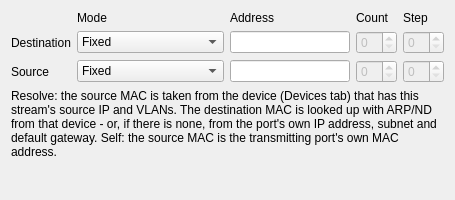
<?xml version="1.0" encoding="UTF-8"?>
<ui version="4.0">
 <class>mac</class>
 <widget class="QWidget" name="mac">
  <property name="geometry">
   <rect>
    <x>0</x>
    <y>0</y>
    <width>400</width>
    <height>200</height>
   </rect>
  </property>
  <property name="windowTitle">
   <string>Form</string>
  </property>
  <layout class="QGridLayout">
   <item row="0" column="1">
    <widget class="QLabel" name="label_2">
     <property name="text">
      <string>Mode</string>
     </property>
    </widget>
   </item>
   <item row="0" column="2">
    <widget class="QLabel" name="label_6">
     <property name="text">
      <string>Address</string>
     </property>
    </widget>
   </item>
   <item row="0" column="3">
    <widget class="QLabel" name="label_4">
     <property name="text">
      <string>Count</string>
     </property>
    </widget>
   </item>
   <item row="0" column="4">
    <widget class="QLabel" name="label_5">
     <property name="text">
      <string>Step</string>
     </property>
    </widget>
   </item>
   <item row="1" column="0">
    <widget class="QLabel" name="label">
     <property name="text">
      <string>Destination</string>
     </property>
    </widget>
   </item>
   <item row="1" column="1">
    <widget class="QComboBox" name="cmbDstMacMode">
     <item>
      <property name="text">
       <string>Fixed</string>
      </property>
     </item>
     <item>
      <property name="text">
       <string>Increment</string>
      </property>
     </item>
     <item>
      <property name="text">
       <string>Decrement</string>
      </property>
     </item>
     <item>
      <property name="text">
       <string>Resolve</string>
      </property>
     </item>
    </widget>
   </item>
   <item row="1" column="2">
    <widget class="MacEdit" name="leDstMac">
     <property name="minimumSize">
      <size>
       <width>120</width>
       <height>0</height>
      </size>
     </property>
    </widget>
   </item>
   <item row="1" column="3">
    <widget class="IntEdit" name="leDstMacCount">
     <property name="enabled">
      <bool>false</bool>
     </property>
    </widget>
   </item>
   <item row="1" column="4">
    <widget class="IntEdit" name="leDstMacStep">
     <property name="enabled">
      <bool>false</bool>
     </property>
    </widget>
   </item>
   <item row="2" column="0">
    <widget class="QLabel" name="label_3">
     <property name="text">
      <string>Source</string>
     </property>
    </widget>
   </item>
   <item row="2" column="1">
    <widget class="QComboBox" name="cmbSrcMacMode">
     <item>
      <property name="text">
       <string>Fixed</string>
      </property>
     </item>
     <item>
      <property name="text">
       <string>Increment</string>
      </property>
     </item>
     <item>
      <property name="text">
       <string>Decrement</string>
      </property>
     </item>
     <item>
      <property name="text">
       <string>Resolve</string>
      </property>
     </item>
     <item>
      <property name="text">
       <string>Self (port's own MAC)</string>
      </property>
     </item>
    </widget>
   </item>
   <item row="2" column="2">
    <widget class="MacEdit" name="leSrcMac"/>
   </item>
   <item row="2" column="3">
    <widget class="IntEdit" name="leSrcMacCount">
     <property name="enabled">
      <bool>false</bool>
     </property>
    </widget>
   </item>
   <item row="2" column="4">
    <widget class="IntEdit" name="leSrcMacStep">
     <property name="enabled">
      <bool>false</bool>
     </property>
    </widget>
   </item>
   <item row="3" column="0" colspan="5">
    <widget class="QLabel" name="resolveInfo">
     <property name="text">
      <string>Resolve: the source MAC is taken from the device (Devices tab) that has this stream's source IP and VLANs. The destination MAC is looked up with ARP/ND from that device - or, if there is none, from the port's own IP address, subnet and default gateway. Self: the source MAC is the transmitting port's own MAC address.</string>
     </property>
     <property name="wordWrap">
      <bool>true</bool>
     </property>
    </widget>
   </item>
   <item row="4" column="0">
    <spacer>
     <property name="orientation">
      <enum>Qt::Vertical</enum>
     </property>
     <property name="sizeHint" stdset="0">
      <size>
       <width>20</width>
       <height>40</height>
      </size>
     </property>
    </spacer>
   </item>
  </layout>
 </widget>
 <customwidgets>
  <customwidget>
   <class>IntEdit</class>
   <extends>QSpinBox</extends>
   <header>intedit.h</header>
  </customwidget>
  <customwidget>
   <class>MacEdit</class>
   <extends>QLineEdit</extends>
   <header>macedit.h</header>
  </customwidget>
 </customwidgets>
 <resources/>
 <connections/>
</ui>
